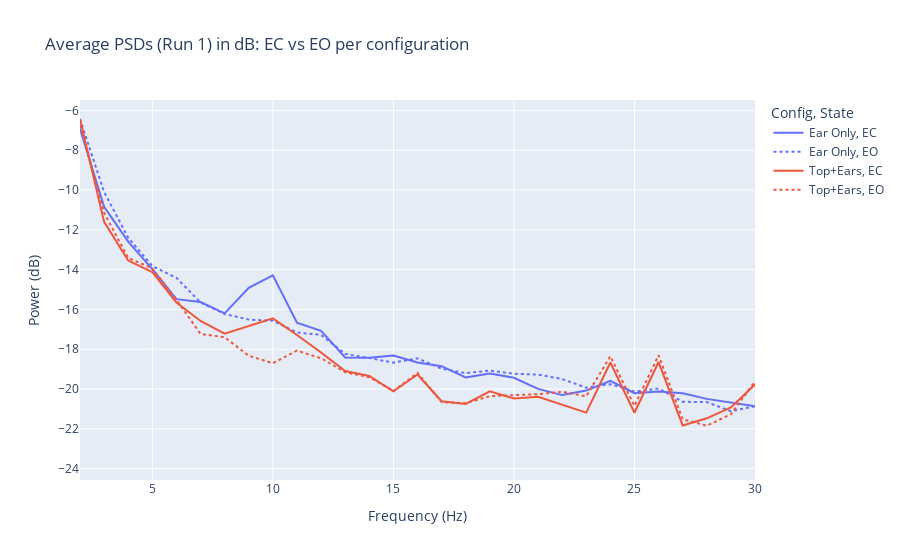
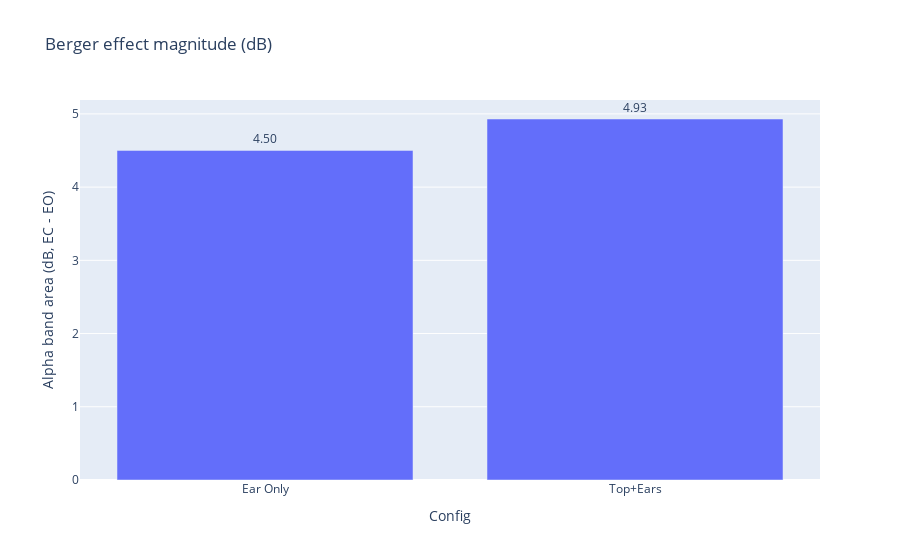
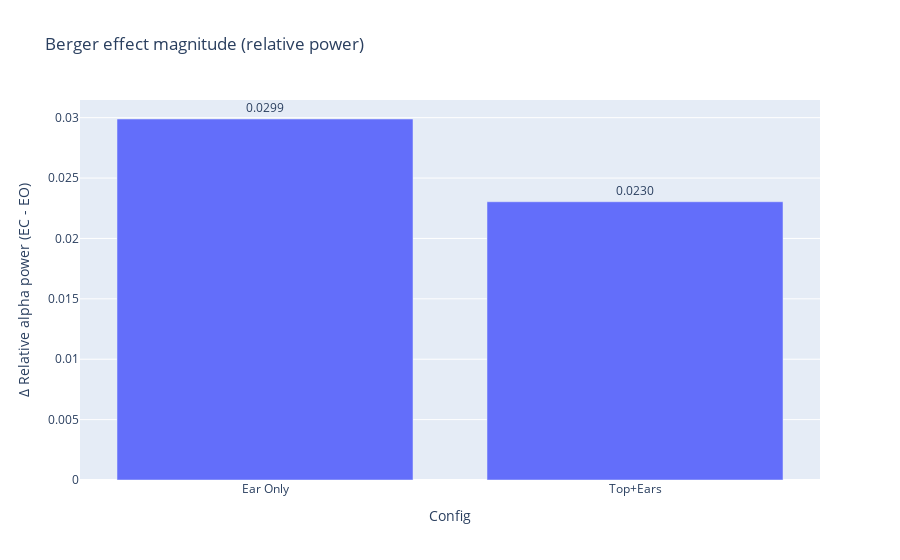

The notebook cell saved with these charts, in order:
### Code cell
# Average PSDs in dB
flows.plot_avg_psds_by_config_px(
    ear_only_db, top_ears_db,
    x_range=(2, 30),
    y_label="Power (dB)",
    title="Average PSDs (Run 1) in dB: EC vs EO per configuration"
)

# Berger effect (alpha area) in dB
flows.plot_effect_bars_px(
    {"Ear Only": eo_db, "Top+Ears": te_db},
    y_label="Alpha band area (dB, EC - EO)",
    title="Berger effect magnitude (dB)",
    text_fmt="{:.2f}"
)

# Berger effect (relative alpha power)
flows.plot_effect_bars_px(
    {"Ear Only": eo_rel, "Top+Ears": te_rel},
    y_label="Δ Relative alpha power (EC - EO)",
    title="Berger effect magnitude (relative power)",
    text_fmt="{:.4f}"
)

### Figure 1 — Plotly figure (JSON) as saved in the notebook; plotly's stock layout.template omitted (floating-point values rounded to 4 significant figures)
{"data": [{"hovertemplate": "Config=Ear Only<br>State=EC<br>Frequency (Hz)=%{x}<br>Power (dB)=%{y}<extra></extra>", "legendgroup": "Ear Only, EC", "line": {"color": "#636efa", "dash": "solid"}, "marker": {"symbol": "circle"}, "mode": "lines", "name": "Ear Only, EC", "orientation": "v", "showlegend": true, "type": "scatter", "x": [2.0, 3.0, 4.0, 5.0, 6.0, 7.0, 8.0, 9.0, 10.0, 11.0, 12.0, 13.0, 14.0, 15.0, 16.0, 17.0, 18.0, 19.0, 20.0, 21.0, 22.0, 23.0, 24.0, 25.0, 26.0, 27.0, 28.0, 29.0, 30.0, 31.0, 32.0, 33.0, 34.0, 35.0, 36.0, 37.0, 38.0, 39.0, 40.0, 41.0, 42.0, 43.0, 44.0, 45.0, 46.0, 47.0, 48.0, 49.0, 50.0, 51.0, 52.0, 53.0, 54.0, 55.0, 56.0, 57.0, 58.0, 59.0, 60.0], "xaxis": "x", "y": [-6.913, -10.84, -12.6, -13.98, -15.48, -15.63, -16.2, -14.91, -14.29, -16.67, -17.07, -18.41, -18.43, -18.32, -18.66, -18.85, -19.42, -19.21, -19.44, -19.99, -20.3, -20.08, -19.59, -20.21, -20.13, -20.21, -20.49, -20.66, -20.86, -20.57, -20.72, -20.73, -20.84, -19.93, -20.85, -21.07, -20.7, -21.24, -21.72, -21.22, -21.0, -21.33, -21.82, -21.67, -21.15, -22.25, -22.15, -20.7, -16.58, -20.27, -22.7, -22.47, -23.19, -22.64, -22.5, -23.16, -22.38, -20.99, -23.11], "yaxis": "y"}, {"hovertemplate": "Config=Ear Only<br>State=EO<br>Frequency (Hz)=%{x}<br>Power (dB)=%{y}<extra></extra>", "legendgroup": "Ear Only, EO", "line": {"color": "#636efa", "dash": "dot"}, "marker": {"symbol": "circle"}, "mode": "lines", "name": "Ear Only, EO", "orientation": "v", "showlegend": true, "type": "scatter", "x": [2.0, 3.0, 4.0, 5.0, 6.0, 7.0, 8.0, 9.0, 10.0, 11.0, 12.0, 13.0, 14.0, 15.0, 16.0, 17.0, 18.0, 19.0, 20.0, 21.0, 22.0, 23.0, 24.0, 25.0, 26.0, 27.0, 28.0, 29.0, 30.0, 31.0, 32.0, 33.0, 34.0, 35.0, 36.0, 37.0, 38.0, 39.0, 40.0, 41.0, 42.0, 43.0, 44.0, 45.0, 46.0, 47.0, 48.0, 49.0, 50.0, 51.0, 52.0, 53.0, 54.0, 55.0, 56.0, 57.0, 58.0, 59.0, 60.0], "xaxis": "x", "y": [-6.434, -10.1, -12.4, -13.82, -14.41, -15.65, -16.23, -16.51, -16.57, -17.16, -17.28, -18.23, -18.45, -18.67, -18.46, -18.97, -19.2, -19.07, -19.23, -19.28, -19.49, -19.93, -19.76, -20.13, -19.97, -20.64, -20.66, -21.11, -20.86, -21.22, -21.45, -21.35, -21.31, -21.05, -21.63, -21.6, -21.65, -22.2, -21.94, -21.21, -21.62, -22.1, -22.45, -22.17, -21.98, -21.84, -21.95, -21.11, -17.23, -21.43, -22.94, -22.67, -23.21, -23.04, -23.53, -22.81, -22.7, -21.36, -23.05], "yaxis": "y"}, {"hovertemplate": "Config=Top+Ears<br>State=EC<br>Frequency (Hz)=%{x}<br>Power (dB)=%{y}<extra></extra>", "legendgroup": "Top+Ears, EC", "line": {"color": "#EF553B", "dash": "solid"}, "marker": {"symbol": "circle"}, "mode": "lines", "name": "Top+Ears, EC", "orientation": "v", "showlegend": true, "type": "scatter", "x": [2.0, 3.0, 4.0, 5.0, 6.0, 7.0, 8.0, 9.0, 10.0, 11.0, 12.0, 13.0, 14.0, 15.0, 16.0, 17.0, 18.0, 19.0, 20.0, 21.0, 22.0, 23.0, 24.0, 25.0, 26.0, 27.0, 28.0, 29.0, 30.0, 31.0, 32.0, 33.0, 34.0, 35.0, 36.0, 37.0, 38.0, 39.0, 40.0, 41.0, 42.0, 43.0, 44.0, 45.0, 46.0, 47.0, 48.0, 49.0, 50.0, 51.0, 52.0, 53.0, 54.0, 55.0, 56.0, 57.0, 58.0, 59.0, 60.0], "xaxis": "x", "y": [-6.431, -11.6, -13.54, -14.13, -15.65, -16.58, -17.21, -16.85, -16.45, -17.29, -18.16, -19.1, -19.34, -20.12, -19.27, -20.61, -20.75, -20.12, -20.47, -20.39, -20.77, -21.18, -18.67, -21.19, -18.64, -21.83, -21.47, -20.92, -19.77, -20.91, -21.33, -22.14, -22.03, -22.16, -21.62, -20.92, -21.97, -22.6, -22.88, -22.4, -22.78, -22.78, -22.24, -22.38, -21.27, -22.72, -23.3, -17.13, -10.95, -17.74, -23.62, -22.89, -23.07, -22.99, -23.03, -21.98, -20.33, -16.0, -20.83], "yaxis": "y"}, {"hovertemplate": "Config=Top+Ears<br>State=EO<br>Frequency (Hz)=%{x}<br>Power (dB)=%{y}<extra></extra>", "legendgroup": "Top+Ears, EO", "line": {"color": "#EF553B", "dash": "dot"}, "marker": {"symbol": "circle"}, "mode": "lines", "name": "Top+Ears, EO", "orientation": "v", "showlegend": true, "type": "scatter", "x": [2.0, 3.0, 4.0, 5.0, 6.0, 7.0, 8.0, 9.0, 10.0, 11.0, 12.0, 13.0, 14.0, 15.0, 16.0, 17.0, 18.0, 19.0, 20.0, 21.0, 22.0, 23.0, 24.0, 25.0, 26.0, 27.0, 28.0, 29.0, 30.0, 31.0, 32.0, 33.0, 34.0, 35.0, 36.0, 37.0, 38.0, 39.0, 40.0, 41.0, 42.0, 43.0, 44.0, 45.0, 46.0, 47.0, 48.0, 49.0, 50.0, 51.0, 52.0, 53.0, 54.0, 55.0, 56.0, 57.0, 58.0, 59.0, 60.0], "xaxis": "x", "y": [-6.748, -11.14, -13.41, -13.93, -15.51, -17.23, -17.4, -18.33, -18.7, -18.07, -18.45, -19.15, -19.41, -20.11, -19.19, -20.66, -20.71, -20.36, -20.31, -20.26, -20.14, -20.36, -18.35, -20.85, -18.3, -21.52, -21.84, -21.27, -19.62, -20.69, -21.61, -22.27, -21.95, -22.14, -20.92, -20.94, -22.14, -22.4, -22.35, -22.18, -22.85, -22.44, -22.36, -23.24, -21.19, -22.45, -22.03, -16.24, -10.57, -17.44, -23.24, -22.4, -23.08, -23.01, -22.84, -21.91, -19.89, -15.56, -20.44], "yaxis": "y"}], "layout": {"legend": {"title": {"text": "Config, State"}, "tracegroupgap": 0}, "title": {"text": "Average PSDs (Run 1) in dB: EC vs EO per configuration"}, "xaxis": {"anchor": "y", "domain": [0, 1], "range": [2, 30], "title": {"text": "Frequency (Hz)"}}, "yaxis": {"anchor": "x", "domain": [0, 1], "showgrid": true, "title": {"text": "Power (dB)"}}}}

### Figure 2 — Plotly figure (JSON) as saved in the notebook; plotly's stock layout.template omitted (floating-point values rounded to 4 significant figures)
{"data": [{"cliponaxis": false, "hovertemplate": "Config=%{x}<br>Alpha band area (dB, EC - EO)=%{y}<br>Text=%{text}<extra></extra>", "legendgroup": "", "marker": {"color": "#636efa", "pattern": {"shape": ""}}, "name": "", "orientation": "v", "showlegend": false, "text": ["4.50", "4.93"], "textposition": "outside", "type": "bar", "x": ["Ear Only", "Top+Ears"], "xaxis": "x", "y": [4.501, 4.93], "yaxis": "y"}], "layout": {"barmode": "relative", "legend": {"tracegroupgap": 0}, "title": {"text": "Berger effect magnitude (dB)"}, "xaxis": {"anchor": "y", "domain": [0, 1], "title": {"text": "Config"}}, "yaxis": {"anchor": "x", "domain": [0, 1], "showgrid": true, "title": {"text": "Alpha band area (dB, EC - EO)"}}}}

### Figure 3 — Plotly figure (JSON) as saved in the notebook; plotly's stock layout.template omitted (floating-point values rounded to 4 significant figures)
{"data": [{"cliponaxis": false, "hovertemplate": "Config=%{x}<br>Δ Relative alpha power (EC - EO)=%{y}<br>Text=%{text}<extra></extra>", "legendgroup": "", "marker": {"color": "#636efa", "pattern": {"shape": ""}}, "name": "", "orientation": "v", "showlegend": false, "text": ["0.0299", "0.0230"], "textposition": "outside", "type": "bar", "x": ["Ear Only", "Top+Ears"], "xaxis": "x", "y": [0.02989, 0.02304], "yaxis": "y"}], "layout": {"barmode": "relative", "legend": {"tracegroupgap": 0}, "title": {"text": "Berger effect magnitude (relative power)"}, "xaxis": {"anchor": "y", "domain": [0, 1], "title": {"text": "Config"}}, "yaxis": {"anchor": "x", "domain": [0, 1], "showgrid": true, "title": {"text": "Δ Relative alpha power (EC - EO)"}}}}
